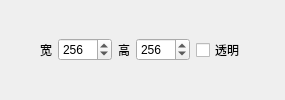
           <widget class="QWidget" name="widget_5" native="true">
            <layout class="QHBoxLayout" name="horizontalLayout_4">
             <property name="leftMargin">
              <number>0</number>
             </property>
             <property name="topMargin">
              <number>0</number>
             </property>
             <property name="rightMargin">
              <number>0</number>
             </property>
             <property name="bottomMargin">
              <number>0</number>
             </property>
             <item>
              <spacer name="horizontalSpacer_5">
               <property name="orientation">
                <enum>Qt::Horizontal</enum>
               </property>
               <property name="sizeHint" stdset="0">
                <size>
                 <width>40</width>
                 <height>20</height>
                </size>
               </property>
              </spacer>
             </item>
             <item>
              <widget class="QLabel" name="label_10">
               <property name="text">
                <string>宽</string>
               </property>
              </widget>
             </item>
             <item>
              <widget class="QSpinBox" name="spinBox_SceeenWd">
               <property name="minimum">
                <number>32</number>
               </property>
               <property name="maximum">
                <number>1024</number>
               </property>
               <property name="singleStep">
                <number>8</number>
               </property>
               <property name="value">
                <number>256</number>
               </property>
              </widget>
             </item>
             <item>
              <widget class="QLabel" name="label_11">
               <property name="text">
                <string>高</string>
               </property>
              </widget>
             </item>
             <item>
              <widget class="QSpinBox" name="spinBox_ScreenHt">
               <property name="minimum">
                <number>32</number>
               </property>
               <property name="maximum">
                <number>1024</number>
               </property>
               <property name="singleStep">
                <number>8</number>
               </property>
               <property name="value">
                <number>256</number>
               </property>
              </widget>
             </item>
             <item>
              <widget class="QCheckBox" name="checkBox_showScreenAlpha">
               <property name="text">
                <string>透明</string>
               </property>
              </widget>
             </item>
             <item>
              <spacer name="horizontalSpacer_6">
               <property name="orientation">
                <enum>Qt::Horizontal</enum>
               </property>
               <property name="sizeHint" stdset="0">
                <size>
                 <width>40</width>
                 <height>20</height>
                </size>
               </property>
              </spacer>
             </item>
            </layout>
           </widget>
